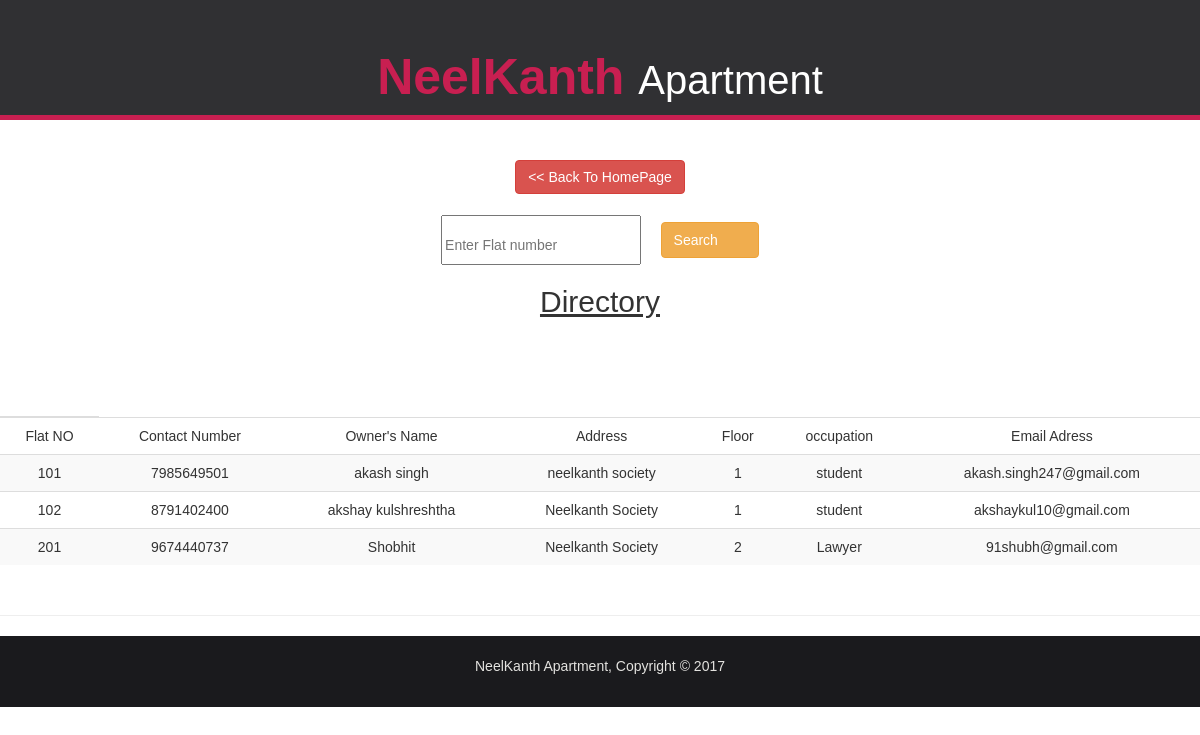
Screenshot of /man/dir/ with the database file from the repository.
### management/models.py (models this page shows)
class flat_info(models.Model):
    flat_no = models.IntegerField( null=False, primary_key=True)
    contact_no = models.IntegerField(null=False)
    owner_name = models.CharField(max_length=50, null=False)
    residence = models.CharField(max_length=50, null=False,)
    occupation = models.CharField(max_length=50, null=False,)
    email = models.CharField(max_length=100, null=False,)
    members = models.IntegerField( null=False)
    floor = models.IntegerField( null=False)
    def __unicode__(self):
        return '%s' % (self.flat_no)

### management/views.py (the view)
# urls.py: url(r'dir/$',views.dir),
def dir(request):
    squery = flat_info.objects.all()
    print squery
    if squery:
        return render(request,'info.html',{'q':squery})
    else:
        return render(request,'info.html',{'q':squery})

### management/templates/info.html (shortened to what this page needs)
{% extends "basepage.html" %}
{% block content%}
  {% include "search2.html" %}
    <h2 style="text-align:center;"><u>Directory</u></h2>
    <div class="container text-center" style="padding-bottom:2px; margin-top:80px;">
</div>
<table align="center" style="text-align:center;" class="table table-striped">
         {% if q %}
         <thead align="center">
               <th><tr> <td>Flat NO</td>
                <td>Contact Number</td>
                <td>Owner's Name</td>
                <td>Address</td>
                <td>Floor</td>
                <td>occupation</td>
                <td>Email Adress</td></tr></th></thead>
         {% for i in q %}
            <tr>
               <td>{{ i.flat_no }}</td>
               <td>{{ i.contact_no }}</td>
               <td>{{ i.owner_name}}</td>
               <td>{{ i.residence }}</td>
               <td>{{ i.floor }}</td>
               <td>{{ i.occupation }}</td>
               <td>{{ i.email}}</td>
            </tr>
        {% endfor %}
        {% else %}
        <tr><td><h3>Sorry no results found...!</h3></tr></td>
        {% endif %}
      </table>
      {% endblock %}

### management/templates/basepage.html (shortened to what this page needs)
<!DOCTYPE html>
<html lang="en">
<head>
      {% load staticfiles %}
<link rel ="stylesheet" href="{% static 'css/style.css' %}">
<link rel="stylesheet" href="{% static 'css/bootstrap.min.css' %}">
 <link rel="stylesheet" href="{% static 'css/font-awesome.min.css' %}">
  <link rel="stylesheet" href="{% static 'css/style.css' %}">
  <header>
    <div class="container" >
  <div id="branding">
    <h1><span class="highlight">NeelKanth </span> Apartment</h1>
  </div></div>
</header>
    <div class="page-header text-center">
      	<a href="/" class="btn btn-danger"><< Back To HomePage</a>
      {% block content %}
       {% endblock %}
       <br>
  </div>
  <footer>
      <p>NeelKanth Apartment, Copyright &copy; 2017</p>
  </footer>
</body>
</html>

### management/templates/search2.html
        <form action="/man/search2/" method="POST">
            {% csrf_token %}<br>
            <table style="text-align: center" align="center">
                <tr><td>
                    <input type="panel" placeholder="Enter Flat number" name="search_box" id="search_box" style="padding-top: 10px;padding-right: 40px;">&nbsp;&nbsp;&nbsp;&nbsp;&nbsp;</td><td>
                    <button type="submit" class="btn btn-warning" style="text-align: center; padding-top: 7px; padding-bottom: 7px;padding-right: 40px;">Search </button> <br></td></tr>
                </table>
        </form>

### management/static/css/style.css (style rules this page uses)
header { opacity: 0.9; top:0; background: #1a1a1d; color: #ffffff; padding-top:30px; min-height: 70px; border-bottom: #c3073f 5px solid; }
header #branding { text-align:center; }
header .highlight { font-size: 50px; color:#c3073f; font-weight: bold; }
header h1 { font-size: 40px; }
.container { width: 100%; margin:0; overflow :hidden; }
form input , textarea { height: 50px; width: 200px; }
footer { padding:20px; margin-top: 20px; text-align: center; color:#e3e2df; background-color: #1a1a1d; }

### rows the page displays
flat_info: flat_no "101", contact_no "7985649501", owner_name "akash singh", residence "neelkanth society", floor "1", occupation "student", email "akash.singh247@gmail.com"
flat_info: flat_no "102", contact_no "8791402400", owner_name "akshay kulshreshtha", residence "Neelkanth Society", floor "1", occupation "student", email "akshaykul10@gmail.com"
flat_info: flat_no "201", contact_no "9674440737", owner_name "Shobhit", residence "Neelkanth Society", floor "2", occupation "Lawyer", email "91shubh@gmail.com"
